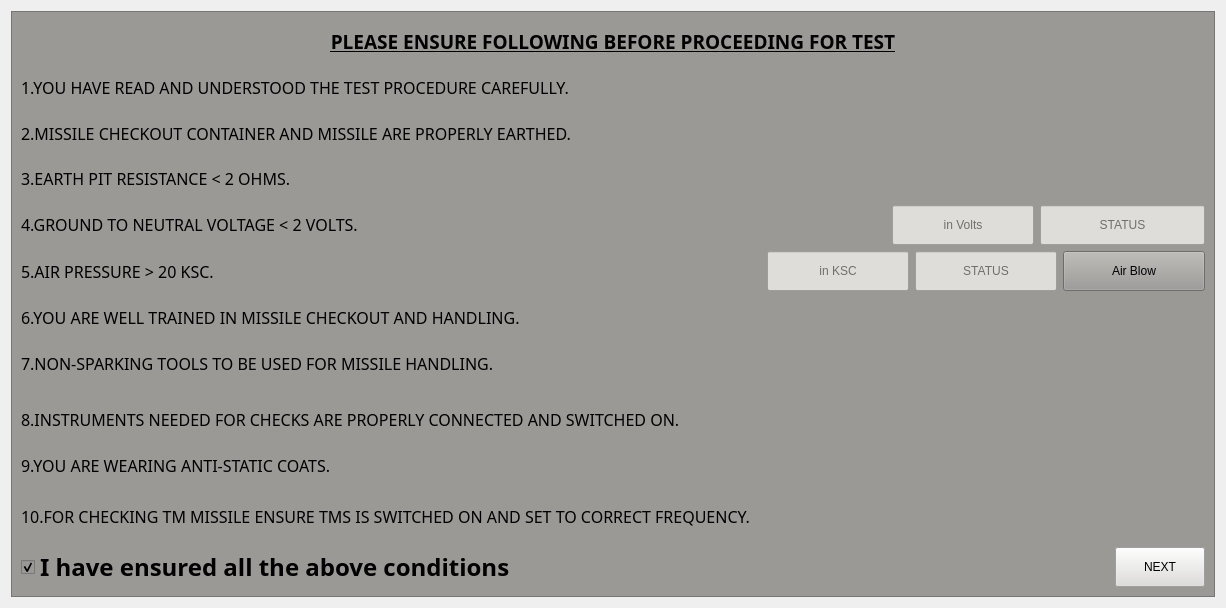
               <widget class="QWidget" name="SafetyCheck">
                <layout class="QGridLayout" name="gridLayout_29">
                 <item row="0" column="0">
                  <widget class="QFrame" name="safteyPrecautionFrame">
                   <property name="styleSheet">
                    <string notr="true">background-color: rgb(154, 153, 150);</string>
                   </property>
                   <property name="frameShape">
                    <enum>QFrame::Shape::StyledPanel</enum>
                   </property>
                   <property name="frameShadow">
                    <enum>QFrame::Shadow::Raised</enum>
                   </property>
                   <layout class="QGridLayout" name="gridLayout_15">
                    <item row="1" column="0">
                     <layout class="QVBoxLayout" name="verticalLayout_29">
                      <item>
                       <widget class="QLabel" name="softwareLabel_6">
                        <property name="minimumSize">
                         <size>
                          <width>300</width>
                          <height>40</height>
                         </size>
                        </property>
                        <property name="maximumSize">
                         <size>
                          <width>16777215</width>
                          <height>40</height>
                         </size>
                        </property>
                        <property name="font">
                         <font>
                          <family>Abyssinica SIL</family>
                          <pointsize>14</pointsize>
                          <italic>false</italic>
                          <bold>true</bold>
                          <underline>true</underline>
                         </font>
                        </property>
                        <property name="text">
                         <string>PLEASE ENSURE FOLLOWING BEFORE PROCEEDING FOR TEST</string>
                        </property>
                        <property name="scaledContents">
                         <bool>true</bool>
                        </property>
                        <property name="alignment">
                         <set>Qt::AlignmentFlag::AlignCenter</set>
                        </property>
                        <property name="wordWrap">
                         <bool>true</bool>
                        </property>
                       </widget>
                      </item>
                      <item>
                       <widget class="QLabel" name="softwareLabel_7">
                        <property name="minimumSize">
                         <size>
                          <width>700</width>
                          <height>40</height>
                         </size>
                        </property>
                        <property name="maximumSize">
                         <size>
                          <width>16777215</width>
                          <height>40</height>
                         </size>
                        </property>
                        <property name="font">
                         <font>
                          <family>Abyssinica SIL</family>
                          <pointsize>12</pointsize>
                          <italic>false</italic>
                          <bold>false</bold>
                         </font>
                        </property>
                        <property name="text">
                         <string>1.YOU HAVE READ AND UNDERSTOOD THE TEST PROCEDURE CAREFULLY.</string>
                        </property>
                        <property name="scaledContents">
                         <bool>true</bool>
                        </property>
                        <property name="alignment">
                         <set>Qt::AlignmentFlag::AlignLeading|Qt::AlignmentFlag::AlignLeft|Qt::AlignmentFlag::AlignVCenter</set>
                        </property>
                       </widget>
                      </item>
                      <item>
                       <widget class="QLabel" name="softwareLabel_8">
                        <property name="minimumSize">
                         <size>
                          <width>700</width>
                          <height>40</height>
                         </size>
                        </property>
                        <property name="maximumSize">
                         <size>
                          <width>16777215</width>
                          <height>40</height>
                         </size>
                        </property>
                        <property name="font">
                         <font>
                          <family>Abyssinica SIL</family>
                          <pointsize>12</pointsize>
                          <italic>false</italic>
                          <bold>false</bold>
                         </font>
                        </property>
                        <property name="text">
                         <string>2.MISSILE CHECKOUT CONTAINER AND MISSILE ARE PROPERLY EARTHED. </string>
                        </property>
                        <property name="scaledContents">
                         <bool>true</bool>
                        </property>
                        <property name="alignment">
                         <set>Qt::AlignmentFlag::AlignLeading|Qt::AlignmentFlag::AlignLeft|Qt::AlignmentFlag::AlignVCenter</set>
                        </property>
                       </widget>
                      </item>
                      <item>
                       <widget class="QLabel" name="softwareLabel_9">
                        <property name="minimumSize">
                         <size>
                          <width>700</width>
                          <height>40</height>
                         </size>
                        </property>
                        <property name="maximumSize">
                         <size>
                          <width>16777215</width>
                          <height>40</height>
                         </size>
                        </property>
                        <property name="font">
                         <font>
                          <family>Abyssinica SIL</family>
                          <pointsize>12</pointsize>
                          <italic>false</italic>
                          <bold>false</bold>
                         </font>
                        </property>
                        <property name="text">
                         <string>3.EARTH PIT RESISTANCE &lt; 2 OHMS.</string>
                        </property>
                        <property name="scaledContents">
                         <bool>true</bool>
                        </property>
                        <property name="alignment">
                         <set>Qt::AlignmentFlag::AlignLeading|Qt::AlignmentFlag::AlignLeft|Qt::AlignmentFlag::AlignVCenter</set>
                        </property>
                       </widget>
                      </item>
                      <item>
                       <layout class="QHBoxLayout" name="horizontalLayout_20">
                        <item>
                         <widget class="QLabel" name="softwareLabel_10">
                          <property name="minimumSize">
                           <size>
                            <width>700</width>
                            <height>30</height>
                           </size>
                          </property>
                          <property name="maximumSize">
                           <size>
                            <width>16777215</width>
                            <height>40</height>
                           </size>
                          </property>
                          <property name="font">
                           <font>
                            <family>Abyssinica SIL</family>
                            <pointsize>12</pointsize>
                            <italic>false</italic>
                            <bold>false</bold>
                           </font>
                          </property>
                          <property name="text">
                           <string>4.GROUND TO NEUTRAL VOLTAGE &lt; 2 VOLTS.</string>
                          </property>
                          <property name="scaledContents">
                           <bool>true</bool>
                          </property>
                          <property name="alignment">
                           <set>Qt::AlignmentFlag::AlignLeading|Qt::AlignmentFlag::AlignLeft|Qt::AlignmentFlag::AlignVCenter</set>
                          </property>
                         </widget>
                        </item>
                        <item>
                         <spacer name="horizontalSpacer_22">
                          <property name="orientation">
                           <enum>Qt::Orientation::Horizontal</enum>
                          </property>
                          <property name="sizeHint" stdset="0">
                           <size>
                            <width>40</width>
                            <height>20</height>
                           </size>
                          </property>
                         </spacer>
                        </item>
                        <item>
                         <widget class="QLineEdit" name="g2nVolt">
                          <property name="sizePolicy">
                           <sizepolicy hsizetype="Fixed" vsizetype="Fixed">
                            <horstretch>0</horstretch>
                            <verstretch>0</verstretch>
                           </sizepolicy>
                          </property>
                          <property name="minimumSize">
                           <size>
                            <width>142</width>
                            <height>40</height>
                           </size>
                          </property>
                          <property name="styleSheet">
                           <string notr="true">background-color: rgb(222, 221, 218);
</string>
                          </property>
                          <property name="inputMethodHints">
                           <set>Qt::InputMethodHint::ImhDigitsOnly</set>
                          </property>
                          <property name="text">
                           <string/>
                          </property>
                          <property name="alignment">
                           <set>Qt::AlignmentFlag::AlignCenter</set>
                          </property>
                          <property name="readOnly">
                           <bool>true</bool>
                          </property>
                          <property name="placeholderText">
                           <string>in Volts</string>
                          </property>
                         </widget>
                        </item>
                        <item>
                         <widget class="QLineEdit" name="g2nVoltStatus">
                          <property name="minimumSize">
                           <size>
                            <width>142</width>
                            <height>40</height>
                           </size>
                          </property>
                          <property name="styleSheet">
                           <string notr="true">background-color: rgb(222, 221, 218);</string>
                          </property>
                          <property name="alignment">
                           <set>Qt::AlignmentFlag::AlignCenter</set>
                          </property>
                          <property name="readOnly">
                           <bool>true</bool>
                          </property>
                          <property name="placeholderText">
                           <string>STATUS</string>
                          </property>
                         </widget>
                        </item>
                       </layout>
                      </item>
                      <item>
                       <layout class="QHBoxLayout" name="horizontalLayout_23">
                        <item>
                         <widget class="QLabel" name="softwareLabel_17">
                          <property name="minimumSize">
                           <size>
                            <width>700</width>
                            <height>40</height>
                           </size>
                          </property>
                          <property name="maximumSize">
                           <size>
                            <width>16777215</width>
                            <height>40</height>
                           </size>
                          </property>
                          <property name="font">
                           <font>
                            <family>Abyssinica SIL</family>
                            <pointsize>12</pointsize>
                            <italic>false</italic>
                            <bold>false</bold>
                           </font>
                          </property>
                          <property name="text">
                           <string>5.AIR PRESSURE &gt; 20 KSC.</string>
                          </property>
                          <property name="scaledContents">
                           <bool>true</bool>
                          </property>
                          <property name="alignment">
                           <set>Qt::AlignmentFlag::AlignLeading|Qt::AlignmentFlag::AlignLeft|Qt::AlignmentFlag::AlignVCenter</set>
                          </property>
                         </widget>
                        </item>
                        <item>
                         <spacer name="horizontalSpacer_30">
                          <property name="orientation">
                           <enum>Qt::Orientation::Horizontal</enum>
                          </property>
                          <property name="sizeHint" stdset="0">
                           <size>
                            <width>40</width>
                            <height>20</height>
                           </size>
                          </property>
                         </spacer>
                        </item>
                        <item>
                         <widget class="QLineEdit" name="lineEdit_AirPressure_Volt">
                          <property name="minimumSize">
                           <size>
                            <width>142</width>
                            <height>40</height>
                           </size>
                          </property>
                          <property name="styleSheet">
                           <string notr="true">background-color: rgb(222, 221, 218);</string>
                          </property>
                          <property name="alignment">
                           <set>Qt::AlignmentFlag::AlignCenter</set>
                          </property>
                          <property name="readOnly">
                           <bool>true</bool>
                          </property>
                          <property name="placeholderText">
                           <string>in KSC</string>
                          </property>
                         </widget>
                        </item>
                        <item>
                         <widget class="QLineEdit" name="lineEdit_AirPressure">
                          <property name="sizePolicy">
                           <sizepolicy hsizetype="Minimum" vsizetype="Fixed">
                            <horstretch>0</horstretch>
                            <verstretch>0</verstretch>
                           </sizepolicy>
                          </property>
                          <property name="minimumSize">
                           <size>
                            <width>142</width>
                            <height>40</height>
                           </size>
                          </property>
                          <property name="styleSheet">
                           <string notr="true">background-color: rgb(222, 221, 218);</string>
                          </property>
                          <property name="alignment">
                           <set>Qt::AlignmentFlag::AlignCenter</set>
                          </property>
                          <property name="readOnly">
                           <bool>true</bool>
                          </property>
                          <property name="placeholderText">
                           <string>STATUS</string>
                          </property>
                         </widget>
                        </item>
                        <item>
                         <widget class="QPushButton" name="pushButton">
                          <property name="minimumSize">
                           <size>
                            <width>142</width>
                            <height>40</height>
                           </size>
                          </property>
                          <property name="text">
                           <string>Air Blow</string>
                          </property>
                         </widget>
                        </item>
                       </layout>
                      </item>
                      <item>
                       <widget class="QLabel" name="softwareLabel_11">
                        <property name="minimumSize">
                         <size>
                          <width>700</width>
                          <height>40</height>
                         </size>
                        </property>
                        <property name="maximumSize">
                         <size>
                          <width>16777215</width>
                          <height>40</height>
                         </size>
                        </property>
                        <property name="font">
                         <font>
                          <family>Abyssinica SIL</family>
                          <pointsize>12</pointsize>
                          <italic>false</italic>
                          <bold>false</bold>
                         </font>
                        </property>
                        <property name="text">
                         <string>6.YOU ARE WELL TRAINED IN MISSILE CHECKOUT AND HANDLING.</string>
                        </property>
                        <property name="scaledContents">
                         <bool>true</bool>
                        </property>
                        <property name="alignment">
                         <set>Qt::AlignmentFlag::AlignLeading|Qt::AlignmentFlag::AlignLeft|Qt::AlignmentFlag::AlignVCenter</set>
                        </property>
                       </widget>
                      </item>
                      <item>
                       <widget class="QLabel" name="softwareLabel_12">
                        <property name="minimumSize">
                         <size>
                          <width>700</width>
                          <height>40</height>
                         </size>
                        </property>
                        <property name="maximumSize">
                         <size>
                          <width>16777215</width>
                          <height>40</height>
                         </size>
                        </property>
                        <property name="font">
                         <font>
                          <family>Abyssinica SIL</family>
                          <pointsize>12</pointsize>
                          <italic>false</italic>
                          <bold>false</bold>
                         </font>
                        </property>
                        <property name="text">
                         <string>7.NON-SPARKING TOOLS TO BE USED FOR MISSILE HANDLING.</string>
                        </property>
                        <property name="scaledContents">
                         <bool>true</bool>
                        </property>
                        <property name="alignment">
                         <set>Qt::AlignmentFlag::AlignLeading|Qt::AlignmentFlag::AlignLeft|Qt::AlignmentFlag::AlignVCenter</set>
                        </property>
                       </widget>
                      </item>
                      <item>
                       <widget class="QLabel" name="softwareLabel_13">
                        <property name="minimumSize">
                         <size>
                          <width>700</width>
                          <height>50</height>
                         </size>
                        </property>
                        <property name="maximumSize">
                         <size>
                          <width>16777215</width>
                          <height>40</height>
                         </size>
                        </property>
                        <property name="font">
                         <font>
                          <family>Abyssinica SIL</family>
                          <pointsize>12</pointsize>
                          <italic>false</italic>
                          <bold>false</bold>
                         </font>
                        </property>
                        <property name="text">
                         <string>8.INSTRUMENTS NEEDED FOR CHECKS ARE PROPERLY CONNECTED AND SWITCHED ON.</string>
                        </property>
                        <property name="scaledContents">
                         <bool>true</bool>
                        </property>
                        <property name="alignment">
                         <set>Qt::AlignmentFlag::AlignLeading|Qt::AlignmentFlag::AlignLeft|Qt::AlignmentFlag::AlignVCenter</set>
                        </property>
                        <property name="wordWrap">
                         <bool>true</bool>
                        </property>
                       </widget>
                      </item>
                      <item>
                       <widget class="QLabel" name="softwareLabel_14">
                        <property name="minimumSize">
                         <size>
                          <width>700</width>
                          <height>40</height>
                         </size>
                        </property>
                        <property name="maximumSize">
                         <size>
                          <width>16777215</width>
                          <height>40</height>
                         </size>
                        </property>
                        <property name="font">
                         <font>
                          <family>Abyssinica SIL</family>
                          <pointsize>12</pointsize>
                          <italic>false</italic>
                          <bold>false</bold>
                         </font>
                        </property>
                        <property name="text">
                         <string>9.YOU ARE WEARING ANTI-STATIC COATS.</string>
                        </property>
                        <property name="scaledContents">
                         <bool>true</bool>
                        </property>
                        <property name="alignment">
                         <set>Qt::AlignmentFlag::AlignLeading|Qt::AlignmentFlag::AlignLeft|Qt::AlignmentFlag::AlignVCenter</set>
                        </property>
                       </widget>
                      </item>
                      <item>
                       <widget class="QLabel" name="softwareLabel_15">
                        <property name="minimumSize">
                         <size>
                          <width>700</width>
                          <height>50</height>
                         </size>
                        </property>
                        <property name="maximumSize">
                         <size>
                          <width>16777215</width>
                          <height>50</height>
                         </size>
                        </property>
                        <property name="font">
                         <font>
                          <family>Abyssinica SIL</family>
                          <pointsize>12</pointsize>
                          <italic>false</italic>
                          <bold>false</bold>
                         </font>
                        </property>
                        <property name="text">
                         <string>10.FOR CHECKING TM MISSILE ENSURE TMS IS SWITCHED ON AND SET TO CORRECT FREQUENCY.</string>
                        </property>
                        <property name="scaledContents">
                         <bool>true</bool>
                        </property>
                        <property name="alignment">
                         <set>Qt::AlignmentFlag::AlignLeading|Qt::AlignmentFlag::AlignLeft|Qt::AlignmentFlag::AlignVCenter</set>
                        </property>
                        <property name="wordWrap">
                         <bool>true</bool>
                        </property>
                       </widget>
                      </item>
                      <item>
                       <layout class="QHBoxLayout" name="horizontalLayout_22"/>
                      </item>
                     </layout>
                    </item>
                    <item row="3" column="0">
                     <layout class="QHBoxLayout" name="horizontalLayout_6">
                      <item>
                       <widget class="QCheckBox" name="acceptChecklistCheckBox">
                        <property name="minimumSize">
                         <size>
                          <width>500</width>
                          <height>40</height>
                         </size>
                        </property>
                        <property name="maximumSize">
                         <size>
                          <width>16777215</width>
                          <height>40</height>
                         </size>
                        </property>
                        <property name="font">
                         <font>
                          <family>Abyssinica SIL</family>
                          <pointsize>18</pointsize>
                          <italic>false</italic>
                          <bold>true</bold>
                         </font>
                        </property>
                        <property name="toolTip">
                         <string>click to accept</string>
                        </property>
                        <property name="statusTip">
                         <string>click to accept</string>
                        </property>
                        <property name="styleSheet">
                         <string notr="true"/>
                        </property>
                        <property name="text">
                         <string>I have ensured all the above conditions</string>
                        </property>
                        <property name="checked">
                         <bool>true</bool>
                        </property>
                       </widget>
                      </item>
                      <item>
                       <spacer name="horizontalSpacer_32">
                        <property name="orientation">
                         <enum>Qt::Orientation::Horizontal</enum>
                        </property>
                        <property name="sizeHint" stdset="0">
                         <size>
                          <width>40</width>
                          <height>20</height>
                         </size>
                        </property>
                       </spacer>
                      </item>
                      <item>
                       <widget class="QPushButton" name="acceptChecklistPushButton">
                        <property name="minimumSize">
                         <size>
                          <width>90</width>
                          <height>30</height>
                         </size>
                        </property>
                        <property name="maximumSize">
                         <size>
                          <width>150</width>
                          <height>40</height>
                         </size>
                        </property>
                        <property name="font">
                         <font>
                          <kerning>true</kerning>
                         </font>
                        </property>
                        <property name="cursor">
                         <cursorShape>PointingHandCursor</cursorShape>
                        </property>
                        <property name="toolTip">
                         <string>Click to continue</string>
                        </property>
                        <property name="statusTip">
                         <string>Click to continue</string>
                        </property>
                        <property name="styleSheet">
                         <string notr="true">background-color: rgb(222, 221, 218);</string>
                        </property>
                        <property name="text">
                         <string>NEXT</string>
                        </property>
                        <property name="icon">
                         <iconset resource="images.qrc">
                          <normaloff>:/images/next.png</normaloff>:/images/next.png</iconset>
                        </property>
                        <property name="iconSize">
                         <size>
                          <width>35</width>
                          <height>35</height>
                         </size>
                        </property>
                       </widget>
                      </item>
                     </layout>
                    </item>
                   </layout>
                  </widget>
                 </item>
                </layout>
               </widget>
